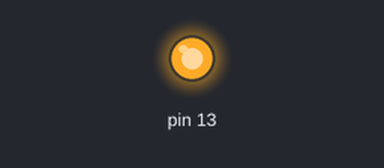
The sketch below on a simulated Arduino Uno, built with avr-gcc and run on an emulated ATmega328P. On the bench: output pins drawn as LEDs (lit = HIGH).

Above: at 1.75 s.
At 39.8 s:
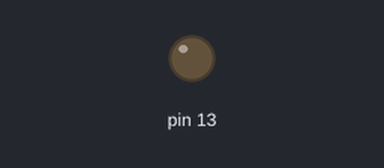
Timing chart, 0 to 40.0 s (numbered marks = the images above):
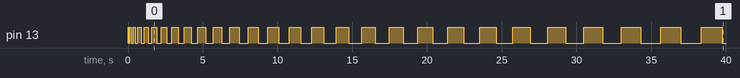

The sketch:

1.1_Blink.ino
```cpp
int delayTime = 10;

void setup() {
  // put your setup code here, to run once:
  pinMode(13, OUTPUT);
}

void loop() {
  // put your main code here, to run repeatedly:
  delayTime = delayTime + 50;
  digitalWrite(13, HIGH);
  delay(delayTime);
  digitalWrite(13, LOW);
  delay(delayTime);
}
```
